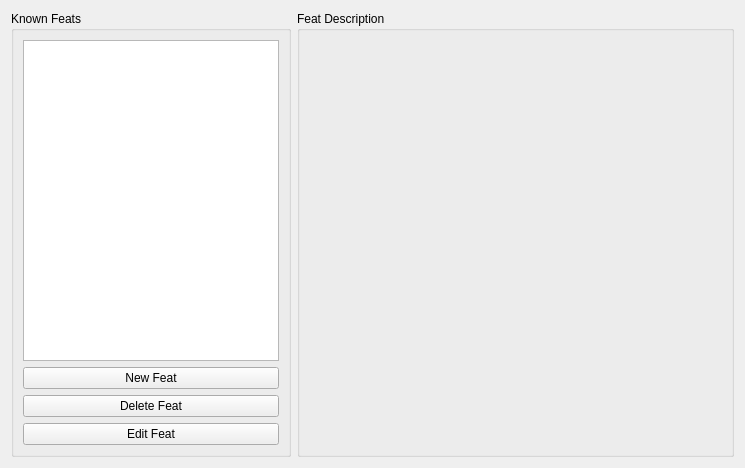
<?xml version="1.0" encoding="UTF-8"?>
<ui version="4.0">
 <class>Form</class>
 <widget class="QWidget" name="Form">
  <property name="geometry">
   <rect>
    <x>0</x>
    <y>0</y>
    <width>745</width>
    <height>468</height>
   </rect>
  </property>
  <property name="windowTitle">
   <string>Form</string>
  </property>
  <layout class="QGridLayout" name="gridLayout_2" columnstretch="0,1">
   <item row="0" column="0">
    <widget class="QGroupBox" name="groupBox">
     <property name="title">
      <string>Known Feats</string>
     </property>
     <layout class="QGridLayout" name="gridLayout">
      <item row="0" column="0">
       <widget class="QListWidget" name="featList"/>
      </item>
      <item row="1" column="0">
       <widget class="QPushButton" name="newFeatButton">
        <property name="text">
         <string>New Feat</string>
        </property>
       </widget>
      </item>
      <item row="2" column="0">
       <widget class="QPushButton" name="deleteFeatButton">
        <property name="text">
         <string>Delete Feat</string>
        </property>
       </widget>
      </item>
      <item row="3" column="0">
       <widget class="QPushButton" name="editFeatButton">
        <property name="text">
         <string>Edit Feat</string>
        </property>
       </widget>
      </item>
     </layout>
    </widget>
   </item>
   <item row="0" column="1">
    <widget class="QGroupBox" name="featDescriptionBox">
     <property name="title">
      <string>Feat Description</string>
     </property>
    </widget>
   </item>
  </layout>
 </widget>
 <resources/>
 <connections/>
</ui>
